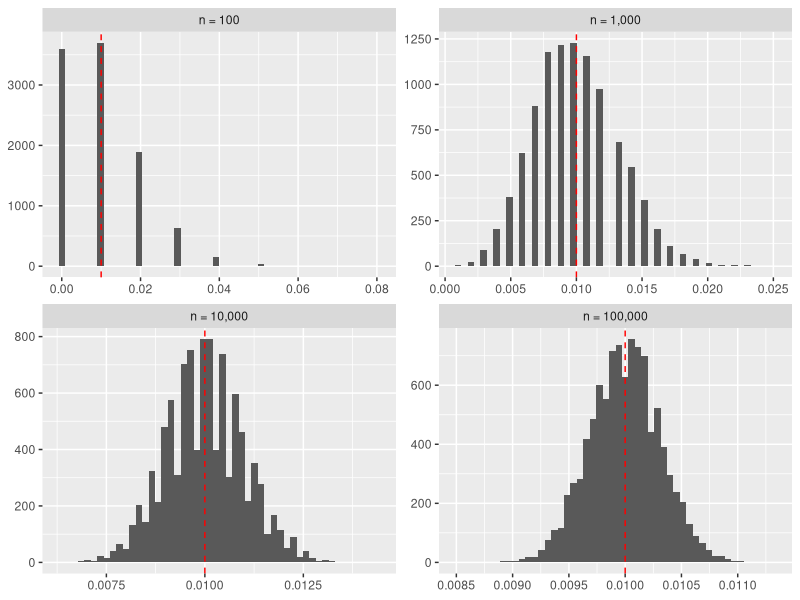
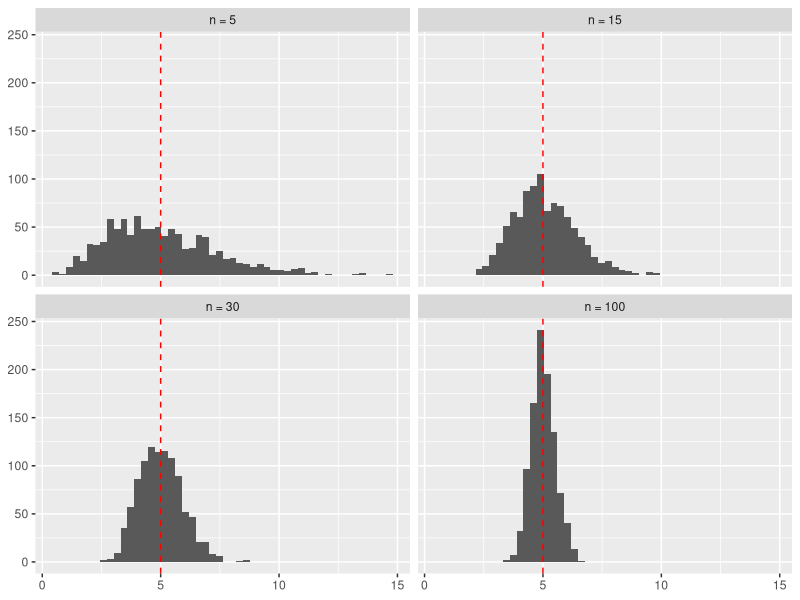

These figures' R source, in order:
## ---- chunk 1

library(tidyverse)

phat1 <- replicate(10000, mean(sample(0:1,100,T,c(0.99,0.01))))
phat2 <- replicate(10000, mean(sample(0:1,1000,T,c(0.99,0.01))))
phat3 <- replicate(10000, mean(sample(0:1,10000,T,c(0.99,0.01))))
phat4 <- replicate(10000, mean(sample(0:1,100000,T,c(0.99,0.01))))

hist <- factor(rep(1:4, each=10000), labels = c("n = 100","n = 1,000","n = 10,000","n = 100,000"))

hats <- c(phat1, phat2, phat3, phat4)

df <- data.frame(hist, hats)

ggplot(data=df, aes(x=hats) ) +
  geom_histogram(bins = 50) +
  geom_vline(xintercept = 0.01, col="red", lty=2) +
  facet_wrap(vars(hist), nrow=2, scales = "free") +
  labs(x = NULL, y = NULL)


## ---- chunk 2

xbar1 <- replicate(1000, mean(rexp(5, 0.2)))
xbar2 <- replicate(1000, mean(rexp(15, 0.2)))
xbar3 <- replicate(1000, mean(rexp(30, 0.2)))
xbar4 <- replicate(1000, mean(rexp(100, 0.2)))

hist <- factor(rep(1:4, each=1000), labels = c("n = 5","n = 15","n = 30","n = 100"))

xbars <- c(xbar1, xbar2, xbar3, xbar4)

df <- data.frame(hist, xbars)

ggplot(data=df, aes(x=xbars) ) +
  geom_histogram(bins = 50) +
  geom_vline(xintercept = 5, col="red", lty=2) +
  facet_wrap(vars(hist), nrow=2) +
  labs(x = NULL, y = NULL)


